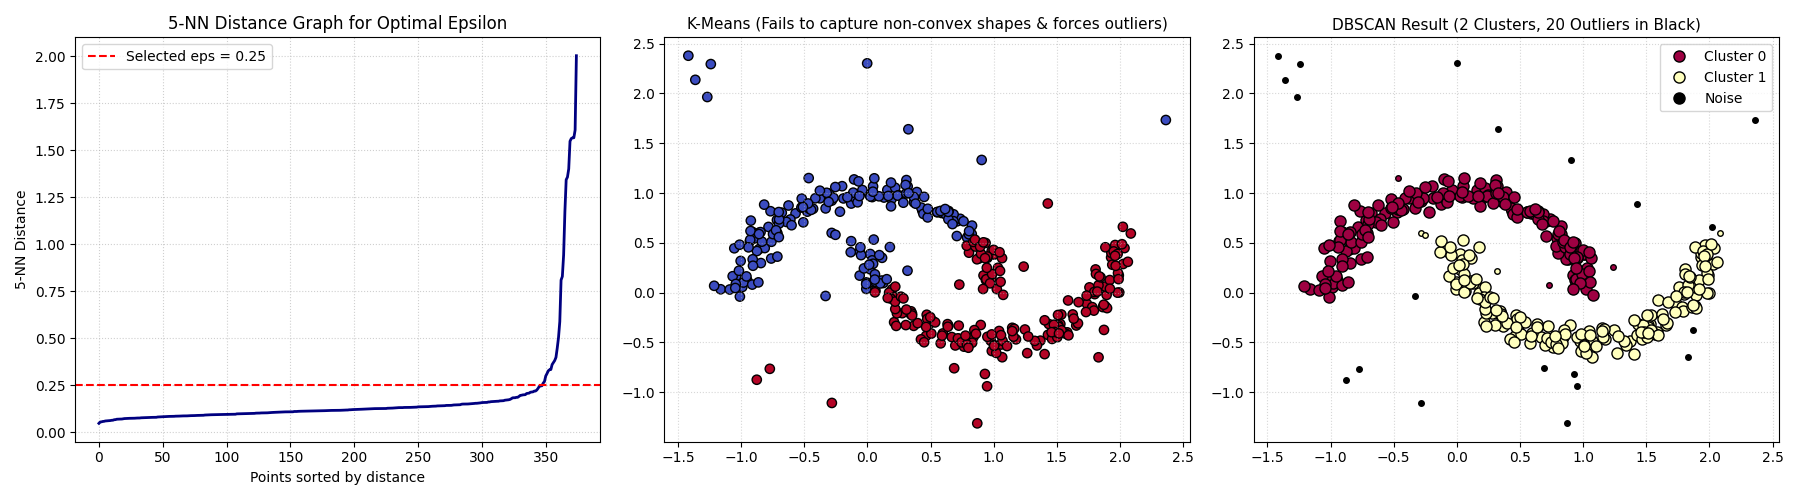

Source code (Python):
"""
Experiment 10: Apply DBSCAN Algorithm for Clustering and Noise/Outlier Identification
Objective: Apply Density-Based Spatial Clustering of Applications with Noise (DBSCAN), discover arbitrary-shaped clusters, estimate optimal epsilon (eps) using k-distance graph, and separate core samples, border samples, and noise/outliers.

================================================================================
-- DBSCAN ALGORITHM FOUNDATIONS
================================================================================
1. Parameters:
   - eps (epsilon): Radius of neighborhood around a data point.
   - min_samples: Minimum number of points within eps-neighborhood.
2. Point Classification:
   - Core Point: Has at least min_samples within distance eps.
   - Border Point: Within distance eps of a Core Point, but has < min_samples.
   - Noise/Outlier: Neither a Core Point nor reachable from any Core Point (labeled as -1).
3. Advantage over K-Means:
   - Discovers non-spherical, arbitrary geometric clusters (e.g. intertwined moons/rings).
   - Inherently robust to noise and outlier contamination without forcing them into clusters.
================================================================================
"""

import numpy as np
import matplotlib.pyplot as plt
from sklearn.datasets import make_moons
from sklearn.preprocessing import StandardScaler
from sklearn.cluster import DBSCAN, KMeans
from sklearn.neighbors import NearestNeighbors
from sklearn.metrics import silhouette_score

def main():
    print("=" * 70)
    print("Experiment 10: DBSCAN Density-Based Clustering & Outlier Detection")
    print("=" * 70)

    # 1. Getting dataset from library itself (Synthetic non-linear data with injected noise)
    np.random.seed(42)
    X, y = make_moons(n_samples=350, noise=0.08, random_state=42)

    # Add 25 random uniform outliers to test noise identification
    outliers = np.random.uniform(low=-1.5, high=2.5, size=(25, 2))
    X_full = np.vstack([X, outliers])

    print(f"[+] Loaded complex non-linear dataset: {len(X_full)} total points (including 25 outlier points).")

    # Standardize data
    scaler = StandardScaler()
    X_scaled = scaler.fit_transform(X_full)

    # 2. Optimal Epsilon Estimation using k-Nearest Neighbors Distance Graph
    k = 5
    nearest_neighbors = NearestNeighbors(n_neighbors=k)
    neighbors_fit = nearest_neighbors.fit(X_scaled)
    distances, indices = neighbors_fit.kneighbors(X_scaled)
    # Sort k-distances
    k_distances = np.sort(distances[:, k-1])

    # 3. Fit DBSCAN Model
    # eps = 0.25 chosen from knee/elbow of k-distance plot; min_samples = 5
    dbscan = DBSCAN(eps=0.25, min_samples=5)
    db_labels = dbscan.fit_predict(X_scaled)

    # Core point mask
    core_samples_mask = np.zeros_like(db_labels, dtype=bool)
    core_samples_mask[dbscan.core_sample_indices_] = True

    # Analysis of Clusters and Outliers
    unique_labels = set(db_labels)
    n_clusters = len(unique_labels - {-1})
    n_noise = np.sum(db_labels == -1)

    print("\n--- DBSCAN Clustering Results ---")
    print(f"[+] Estimated number of clusters: {n_clusters}")
    print(f"[+] Number of detected noise/outlier points: {n_noise} ({(n_noise/len(X_full))*100:.1f}%)")

    # Silhouette score excluding noise points
    non_noise_mask = db_labels != -1
    if len(set(db_labels[non_noise_mask])) > 1:
        score = silhouette_score(X_scaled[non_noise_mask], db_labels[non_noise_mask])
        print(f"[+] Silhouette Score (excluding noise): {score:.4f}")

    # Compare with K-Means (which fails on arbitrary/crescent shapes)
    kmeans = KMeans(n_clusters=2, random_state=42, n_init=10)
    km_labels = kmeans.fit_predict(X_scaled)

    # 4. Visualization: k-distance graph, K-Means failure, and DBSCAN success
    fig, axes = plt.subplots(1, 3, figsize=(18, 5))

    # Plot 1: k-NN Distance graph for Epsilon selection
    axes[0].plot(k_distances, color='navy', linewidth=2)
    axes[0].axhline(y=0.25, color='red', linestyle='--', label='Selected eps = 0.25')
    axes[0].set_title(f"{k}-NN Distance Graph for Optimal Epsilon", fontsize=12)
    axes[0].set_xlabel("Points sorted by distance", fontsize=10)
    axes[0].set_ylabel(f"{k}-NN Distance", fontsize=10)
    axes[0].legend()
    axes[0].grid(True, linestyle=':', alpha=0.6)

    # Plot 2: K-Means Failure on Non-Spherical Data
    axes[1].scatter(X_full[:, 0], X_full[:, 1], c=km_labels, cmap='coolwarm', s=45, edgecolors='k')
    axes[1].set_title("K-Means (Fails to capture non-convex shapes & forces outliers)", fontsize=11)
    axes[1].grid(True, linestyle=':', alpha=0.5)

    # Plot 3: DBSCAN Success (Separating shapes and highlighting noise in black)
    colors = [plt.cm.Spectral(each) for each in np.linspace(0, 1, len(unique_labels))]
    for k_label, col in zip(unique_labels, colors):
        if k_label == -1:
            col = [0, 0, 0, 1] # Black for noise/outliers

        class_member_mask = (db_labels == k_label)

        # Plot core points
        xy_core = X_full[class_member_mask & core_samples_mask]
        axes[2].plot(xy_core[:, 0], xy_core[:, 1], 'o', markerfacecolor=tuple(col),
                     markeredgecolor='k', markersize=8, label=f'Cluster {k_label}' if k_label != -1 else 'Noise')

        # Plot non-core / border points
        xy_border = X_full[class_member_mask & ~core_samples_mask]
        axes[2].plot(xy_border[:, 0], xy_border[:, 1], 'o', markerfacecolor=tuple(col),
                     markeredgecolor='k', markersize=4)

    axes[2].set_title(f"DBSCAN Result ({n_clusters} Clusters, {n_noise} Outliers in Black)", fontsize=11)
    axes[2].legend(loc='upper right')
    axes[2].grid(True, linestyle=':', alpha=0.5)

    plt.tight_layout()
    plt.savefig("exp10_dbscan_clustering_outliers.png")
    print("[+] DBSCAN comparison chart saved to: exp10_dbscan_clustering_outliers.png")

if __name__ == "__main__":
    main()
